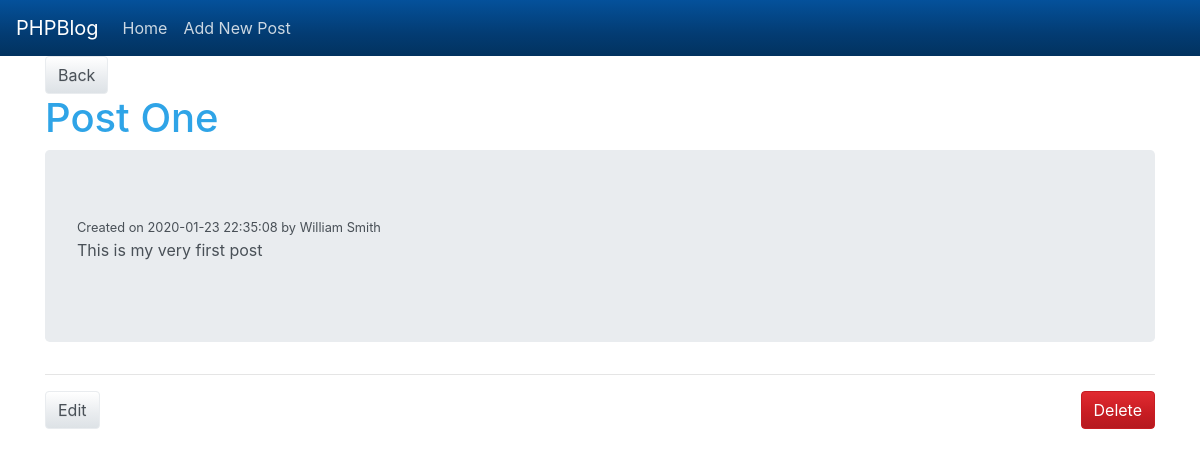
The page /post.php?id=1 on the database its author committed.
### tables this page shows
CREATE TABLE `posts` (
  `id` int(11) NOT NULL,
  `title` varchar(255) NOT NULL,
  `body` text NOT NULL,
  `author` varchar(255) NOT NULL,
  `created_at` timestamp NOT NULL DEFAULT current_timestamp()
);

### post.php (the view, shortened to what this page needs)
<?php
    require('config/db.php');
    $id = mysqli_real_escape_string($conn, $_GET['id']);
    $query = 'SELECT * FROM posts WHERE id = '.$id;
    $result = mysqli_query($conn, $query);
    $post = mysqli_fetch_assoc($result);
?>
<?php include('inc/header.php'); ?>
        <div class="container">
            <a href="<?php echo ROOT_URL; ?>" class="btn btn-secondary">Back</a>
            <h1><?php echo $post['title']; ?></h1>
            <div class="jumbotron">
                <small>Created on <?php echo $post['created_at']; ?> by <?php echo $post['author']; ?></small>
                <p><?php echo $post['body']; ?></p>
            </div>
            <hr>
            <form class="float-right" method="POST" action="<?php echo $_SERVER['PHP_SELF']; ?>">
                <input type="submit" name="delete" value="Delete" class="btn btn-danger" >
            </form>
            <a href="<?php echo ROOT_URL; ?>editpost.php?id=<?php echo $post['id']; ?>" class="btn btn-secondary">Edit</a>
        </div>
<?php include('inc/footer.php'); ?>

### rows shown on the page
posts: title "Post One", created_at "2020-01-23 22:35:08", author "William Smith", body "This is my very first post"
